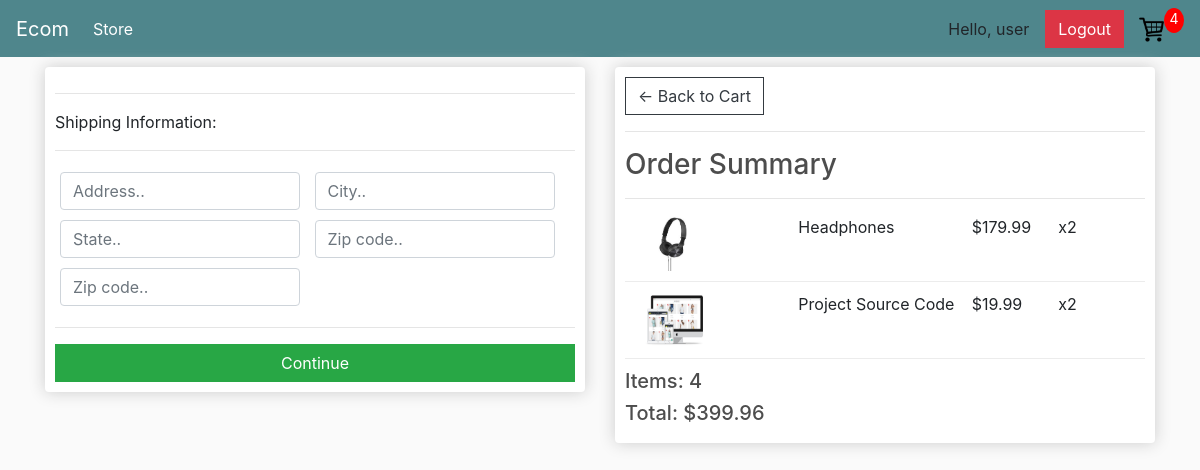
Screenshot of /checkout/ (signed in) with the database file from the repository.
### store/models.py (models this page shows, shortened)
class OrderItem(models.Model):
	product = models.ForeignKey(Product, on_delete=models.SET_NULL, null=True)
	order = models.ForeignKey(Order, on_delete=models.SET_NULL, null=True)
	quantity = models.IntegerField(default=0, null=True, blank=True)
	date_added = models.DateTimeField(auto_now_add=True)
	@property
	def get_total(self):
		total = self.product.price * self.quantity
		return total

class Product(models.Model):
    name = models.CharField(max_length=200)
    price = models.FloatField()
    digital = models.BooleanField(default=False,null=True, blank=True)
    image = models.ImageField(null=True, blank=True)
    @property
    def imageURL(self):
        try:
            url = self.image.url
        except:
            url = ''
        return url

class Order(models.Model):
	customer = models.ForeignKey(Customer, on_delete=models.SET_NULL, null=True, blank=True)
	date_ordered = models.DateTimeField(auto_now_add=True)
	complete = models.BooleanField(default=False)
	transaction_id = models.CharField(max_length=100, null=True)
	@property
	def shipping(self):
		shipping = False
		orderitems = self.orderitem_set.all()
		for i in orderitems:
			if i.product.digital == False:
				shipping = True
		return shipping
	@property
	def get_cart_total(self):
		orderitems = self.orderitem_set.all()
		total = sum([item.get_total for item in orderitems])
		return total
	@property
	def get_cart_items(self):
		orderitems = self.orderitem_set.all()
		total = sum([item.quantity for item in orderitems])
		return total

### store/views.py (the view)
# urls.py: path('checkout/', views.checkout, name='checkout'),
def checkout(request):
    if request.user.is_authenticated:
        customer, created = Customer.objects.get_or_create(user=request.user)
        order, created = Order.objects.get_or_create(customer=customer, complete=False)
        items = order.orderitem_set.all()
    else:
        items = []
        order = {'get_cart_total':0, 'get_cart_items':0, 'shipping':False}
    context = {'items': items, 'order': order}
    return render(request, 'store/checkout.html', context)

### store/context_processors.py (called while the page is built)
def cart_data(request):
    if request.user.is_authenticated:
        customer, created = Customer.objects.get_or_create(user=request.user)
        order, created = Order.objects.get_or_create(customer=customer, complete=False)
        cartItems = order.get_cart_items
    else:
        cartItems = 0
    return {'cartItems': cartItems}

### store/templates/store/checkout.html (shortened to what this page needs)
{% extends 'store/main.html' %}
{% load static %}
{%block content %}
<div class="row">
		<div class="col-lg-6">
			<div class="box-element" id="form-wrapper">
				<form id="form">
					<div id="shipping-info">
						<hr>
						<p>Shipping Information:</p>
						<hr>
						<div class="form-field">
							<input class="form-control" type="text" name="address" placeholder="Address..">
						</div>
						<div class="form-field">
							<input class="form-control" type="text" name="city" placeholder="City..">
						</div>
						<div class="form-field">
							<input class="form-control" type="text" name="state" placeholder="State..">
						</div>
						<div class="form-field">
							<input class="form-control" type="text" name="zipcode" placeholder="Zip code..">
						</div>
						<div class="form-field">
							<input class="form-control" type="text" name="country" placeholder="Zip code..">
						</div>
					</div>
					<hr>
					<input id="form-button" class="btn btn-success btn-block" type="submit" value="Continue">
				</form>
			</div>
			<br>
		</div>
		<div class="col-lg-6">
			<div class="box-element">
				<a  class="btn btn-outline-dark" href="{% url 'cart' %}">&#x2190; Back to Cart</a>
				<hr>
				<h3>Order Summary</h3>
				<hr>
				{% for item in items %}
				<div class="cart-row">
					<div style="flex:2"><img class="row-image" src="{{item.product.imageURL}}"></div>
					<div style="flex:2"><p>{{item.product.name}}</p></div>
					<div style="flex:1"><p>${{item.product.price|floatformat:2}}</p></div>
					<div style="flex:1"><p>x{{item.quantity}}</p></div>
				</div>
				{% endfor %}
				<h5>Items:   {{order.get_cart_items}}</h5>
				<h5>Total:   ${{order.get_cart_total|floatformat:2}}</h5>
			</div>
		</div>
	</div>
{% endblock %}

### store/templates/store/main.html (shortened to what this page needs)
<!DOCTYPE html>
{% load static %}
<html lang="en">
<head>
    <link rel="stylesheet" href="https://cdn.jsdelivr.net/npm/bootstrap@4.4.1/dist/css/bootstrap.min.css">
    <link rel="stylesheet" href="{% static 'css/main.css' %}">
</head>
<body>
    <nav class="navbar navbar-expand-lg navbar-dark bg-dark">
    <a class="navbar-brand" href="{% url 'store' %}">Ecom</a>
    <div class="collapse navbar-collapse" id="navbarSupportedContent">
        <ul class="navbar-nav mr-auto">
            <li class="nav-item active">
                <a class="nav-link" href="{% url 'store' %}">Store <span class="sr-only">(current)</span></a>
            </li>
        </ul>
        <div class="form-inline my-2 my-lg-0">
	     	{% if request.user.is_authenticated %}
                <span class="mr-2">Hello, {{ request.user.username }}</span>
                <form method="post" action="{% url 'logout' %}" style="display:inline;">
                    <button type="submit" class="btn btn-danger ml-2">Logout</button>
                </form>
            {% else %}
                <a href="{% url 'login' %}" class="btn btn-warning">Login</a>
            {% endif %}
	     	<a href="{% url 'cart' %}">
	    		<img  id="cart-icon" src="{% static 'images/cart.png' %}">
	    	</a>
	    	<p id="cart-total">{{cartItems}}</p>
	    </div>
    </div>
    </nav>
    <div class="container">
        {% block content %}
        {% endblock %}
    </div>
</body>
</html>

### static/css/main.css (style rules this page uses)
body { background-color: hsl(0, 0%, 98%); }
h1,h2,h3,h4,h5,h6 { color:hsl(0, 0%, 30%); }
.box-element { box-shadow:hsl(0, 0%, 80%) 0 0 16px; background-color: #fff; border-radius: 4px; padding: 10px; }
.bg-dark { background-color: #4f868c!important; }
#cart-icon { width:25px; display: inline-block; margin-left: 15px; }
#cart-total { display: block; text-align: center; color:#fff; background-color: red; width: 20px; height: 25px; border-radius: 50%; font-size: 14px; }
.col-lg-4, .col-lg-6, .col-lg-8, .col-lg-12 { margin-top: 10px; }
.btn { border-radius: 0; }
.row-image { width: 100px; }
.form-field { width:250px; display: inline-block; padding: 5px; }
.cart-row { display: flex; align-items: flex-stretch; padding-bottom: 10px; margin-bottom: 10px; border-bottom: 1px solid #ececec; }

### rows the page displays
OrderItem: product.imageURL (picture), product.name "Headphones", product.price "179.99", quantity "2"
OrderItem: product.imageURL (picture), product.name "Project Source Code", product.price "19.99", quantity "2"
Order: get_cart_items "4", get_cart_total "399.96"

### other values shown
{{ request.user.username }} "user"
{{ cartItems }} "4"
